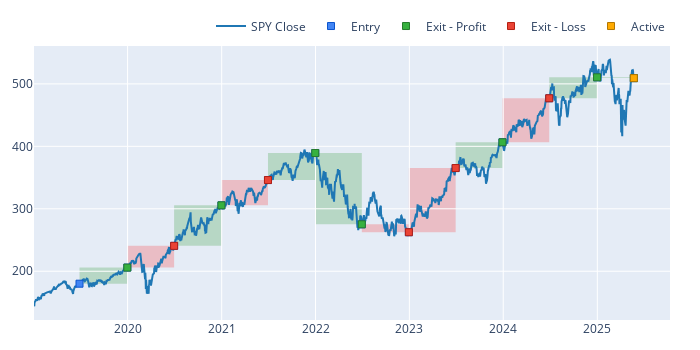

This figure's notebook cell:
### Code cell
fig = data['QQQ'].vbt.plot(trace_kwargs=dict(name='SPY Close'))

pf.positions['QQQ'].plot(close_trace_kwargs=dict(visible=False), fig=fig).show()

### Figure 1 — Plotly figure (JSON) as saved in the notebook; plotly's stock layout.template omitted (floating-point values rounded to 4 significant figures; data arrays with more than 128 entries replaced by an {"elided": "..."} marker saying what was removed)
{"data": [{"name": "SPY Close", "showlegend": true, "type": "scatter", "uid": "f96cea77-6acd-4c29-b62b-b3d04a00fc4f", "x": {"elided": "1608 str values"}, "y": {"elided": "1608 float values"}}, {"line": {"color": "#1f77b4"}, "name": "Close", "showlegend": true, "type": "scatter", "uid": "adc9790c-84a5-45a3-a953-6567f5d61dca", "visible": false, "x": {"elided": "1608 str values"}, "y": {"elided": "1608 float values"}}, {"customdata": [[13, 0.5553, 0, "Long"], [14, 0.5553, 0, "Short"], [15, 0.3947, 0, "Long"], [16, 0.3947, 0, "Short"], [17, 0.3024, 0, "Long"], [18, 0.3024, 0, "Short"], [19, 0.5533, 0, "Long"], [20, 0.5533, 0, "Short"], [21, 0.242, 0, "Long"], [22, 0.242, 0, "Short"], [23, 0.1705, 0, "Long"], [24, 0.1705, 0, "Short"], [25, 0.1713, 0, "Long"]], "hovertemplate": "Position Id: %{customdata[0]}<br>Size: %{customdata[1]:.6f}<br>Entry Timestamp: %{x}<br>Avg Entry Price: %{y}<br>Entry Fees: %{customdata[2]:.6f}<br>Direction: %{customdata[3]}", "marker": {"color": "#4285F4", "line": {"color": "rgb(11,84,205)", "width": 1}, "size": 7, "symbol": "square"}, "mode": "markers", "name": "Entry", "type": "scatter", "uid": "6b97c89c-d0e8-494e-877d-60b40991d1aa", "x": ["2019-06-28T00:00:00", "2019-12-31T00:00:00", "2020-06-30T00:00:00", "2020-12-31T00:00:00", "2021-06-30T00:00:00", "2021-12-31T00:00:00", "2022-06-30T00:00:00", "2022-12-30T00:00:00", "2023-06-30T00:00:00", "2023-12-29T00:00:00", "2024-06-28T00:00:00", "2024-12-31T00:00:00", "2025-05-23T00:00:00"], "y": [180.1, 205.9, 240.7, 305.6, 346.0, 389.3, 275.1, 262.5, 365.2, 406.5, 477.0, 510.5, 509.2]}, {"customdata": [[13, 0.5553, 0, 14.33, 0.1433, "Long", "128 days 00:00:00"], [15, 0.3947, 0, 25.59, 0.2694, "Long", "128 days 00:00:00"], [17, 0.3024, 0, 13.1, 0.1252, "Long", "128 days 00:00:00"], [18, 0.3024, 0, 34.53, 0.2933, "Short", "124 days 00:00:00"], [21, 0.242, 0, 9.985, 0.113, "Long", "126 days 00:00:00"], [23, 0.1705, 0, 5.715, 0.07026, "Long", "128 days 00:00:00"], [24, 0.1705, 0, 0.2095, 0.002407, "Short", "98 days 00:00:00"]], "hovertemplate": "Position Id: %{customdata[0]}<br>Size: %{customdata[1]:.6f}<br>Exit Timestamp: %{x}<br>Avg Exit Price: %{y}<br>Exit Fees: %{customdata[2]:.6f}<br>PnL: %{customdata[3]:.6f}<br>Return: %{customdata[4]:.2%}<br>Direction: %{customdata[5]}<br>Duration: %{customdata[6]}", "marker": {"color": "#37B13F", "line": {"color": "rgb(38,123,44)", "width": 1}, "size": 7, "symbol": "square"}, "mode": "markers", "name": "Exit - Profit", "type": "scatter", "uid": "1e04bb14-d204-4303-aa67-9c4b4229002f", "x": ["2019-12-31T00:00:00", "2020-12-31T00:00:00", "2021-12-31T00:00:00", "2022-06-30T00:00:00", "2023-12-29T00:00:00", "2024-12-31T00:00:00", "2025-05-23T00:00:00"], "y": [205.9, 305.6, 389.3, 275.1, 406.5, 510.5, 509.2]}, {"customdata": [[14, 0.5553, 0, -19.33, -0.1691, "Short", "125 days 00:00:00"], [16, 0.3947, 0, -15.97, -0.1324, "Short", "124 days 00:00:00"], [19, 0.5533, 0, -6.998, -0.04596, "Long", "127 days 00:00:00"], [20, 0.5533, 0, -56.85, -0.3914, "Short", "124 days 00:00:00"], [22, 0.242, 0, -17.05, -0.1733, "Short", "124 days 00:00:00"]], "hovertemplate": "Position Id: %{customdata[0]}<br>Size: %{customdata[1]:.6f}<br>Exit Timestamp: %{x}<br>Avg Exit Price: %{y}<br>Exit Fees: %{customdata[2]:.6f}<br>PnL: %{customdata[3]:.6f}<br>Return: %{customdata[4]:.2%}<br>Direction: %{customdata[5]}<br>Duration: %{customdata[6]}", "marker": {"color": "#EA4335", "line": {"color": "rgb(181,31,18)", "width": 1}, "size": 7, "symbol": "square"}, "mode": "markers", "name": "Exit - Loss", "type": "scatter", "uid": "e22ce5f8-1a0a-4885-b27f-4d217a8d568c", "x": ["2020-06-30T00:00:00", "2021-06-30T00:00:00", "2022-12-30T00:00:00", "2023-06-30T00:00:00", "2024-06-28T00:00:00"], "y": [240.7, 346.0, 262.5, 365.2, 477.0]}, {"customdata": [[25, 0.1713, 0, 0, 0, "Long", "1 days 00:00:00"]], "hovertemplate": "Position Id: %{customdata[0]}<br>Size: %{customdata[1]:.6f}<br>Exit Timestamp: %{x}<br>Avg Exit Price: %{y}<br>Exit Fees: %{customdata[2]:.6f}<br>PnL: %{customdata[3]:.6f}<br>Return: %{customdata[4]:.2%}<br>Direction: %{customdata[5]}<br>Duration: %{customdata[6]}", "marker": {"color": "#FFAA00", "line": {"color": "rgb(178,118,0)", "width": 1}, "size": 7, "symbol": "square"}, "mode": "markers", "name": "Active", "type": "scatter", "uid": "8fa8a337-a32d-45a7-a676-21f4eef22b0d", "x": ["2025-05-23T00:00:00"], "y": [509.2]}], "layout": {"height": 350, "legend": {"orientation": "h", "traceorder": "normal", "x": 1, "xanchor": "right", "y": 1.02, "yanchor": "bottom"}, "margin": {"b": 30, "l": 30, "r": 30, "t": 30}, "shapes": [{"fillcolor": "green", "layer": "below", "line": {"width": 0}, "opacity": 0.2, "type": "rect", "x0": "2019-06-28T00:00:00", "x1": "2019-12-31T00:00:00", "xref": "x", "y0": 180.1, "y1": 205.9, "yref": "y"}, {"fillcolor": "green", "layer": "below", "line": {"width": 0}, "opacity": 0.2, "type": "rect", "x0": "2020-06-30T00:00:00", "x1": "2020-12-31T00:00:00", "xref": "x", "y0": 240.7, "y1": 305.6, "yref": "y"}, {"fillcolor": "green", "layer": "below", "line": {"width": 0}, "opacity": 0.2, "type": "rect", "x0": "2021-06-30T00:00:00", "x1": "2021-12-31T00:00:00", "xref": "x", "y0": 346.0, "y1": 389.3, "yref": "y"}, {"fillcolor": "green", "layer": "below", "line": {"width": 0}, "opacity": 0.2, "type": "rect", "x0": "2021-12-31T00:00:00", "x1": "2022-06-30T00:00:00", "xref": "x", "y0": 389.3, "y1": 275.1, "yref": "y"}, {"fillcolor": "green", "layer": "below", "line": {"width": 0}, "opacity": 0.2, "type": "rect", "x0": "2023-06-30T00:00:00", "x1": "2023-12-29T00:00:00", "xref": "x", "y0": 365.2, "y1": 406.5, "yref": "y"}, {"fillcolor": "green", "layer": "below", "line": {"width": 0}, "opacity": 0.2, "type": "rect", "x0": "2024-06-28T00:00:00", "x1": "2024-12-31T00:00:00", "xref": "x", "y0": 477.0, "y1": 510.5, "yref": "y"}, {"fillcolor": "green", "layer": "below", "line": {"width": 0}, "opacity": 0.2, "type": "rect", "x0": "2024-12-31T00:00:00", "x1": "2025-05-23T00:00:00", "xref": "x", "y0": 510.5, "y1": 509.2, "yref": "y"}, {"fillcolor": "red", "layer": "below", "line": {"width": 0}, "opacity": 0.2, "type": "rect", "x0": "2019-12-31T00:00:00", "x1": "2020-06-30T00:00:00", "xref": "x", "y0": 205.9, "y1": 240.7, "yref": "y"}, {"fillcolor": "red", "layer": "below", "line": {"width": 0}, "opacity": 0.2, "type": "rect", "x0": "2020-12-31T00:00:00", "x1": "2021-06-30T00:00:00", "xref": "x", "y0": 305.6, "y1": 346.0, "yref": "y"}, {"fillcolor": "red", "layer": "below", "line": {"width": 0}, "opacity": 0.2, "type": "rect", "x0": "2022-06-30T00:00:00", "x1": "2022-12-30T00:00:00", "xref": "x", "y0": 275.1, "y1": 262.5, "yref": "y"}, {"fillcolor": "red", "layer": "below", "line": {"width": 0}, "opacity": 0.2, "type": "rect", "x0": "2022-12-30T00:00:00", "x1": "2023-06-30T00:00:00", "xref": "x", "y0": 262.5, "y1": 365.2, "yref": "y"}, {"fillcolor": "red", "layer": "below", "line": {"width": 0}, "opacity": 0.2, "type": "rect", "x0": "2023-12-29T00:00:00", "x1": "2024-06-28T00:00:00", "xref": "x", "y0": 406.5, "y1": 477.0, "yref": "y"}], "width": 700, "xaxis": {"autorange": true, "range": ["2019-01-02", "2025-10-10 18:12:07.0143"], "type": "date"}, "yaxis": {"autorange": true, "range": [122.0, 560.7], "type": "linear"}}}
